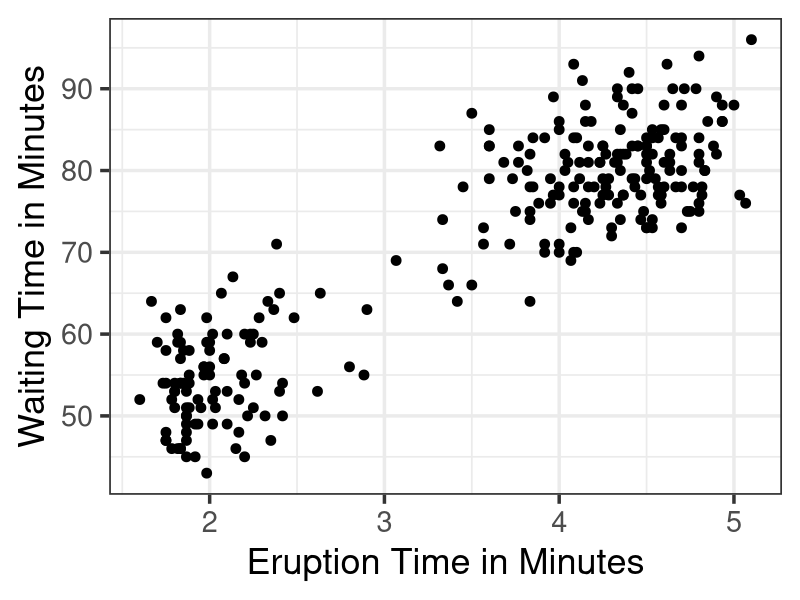
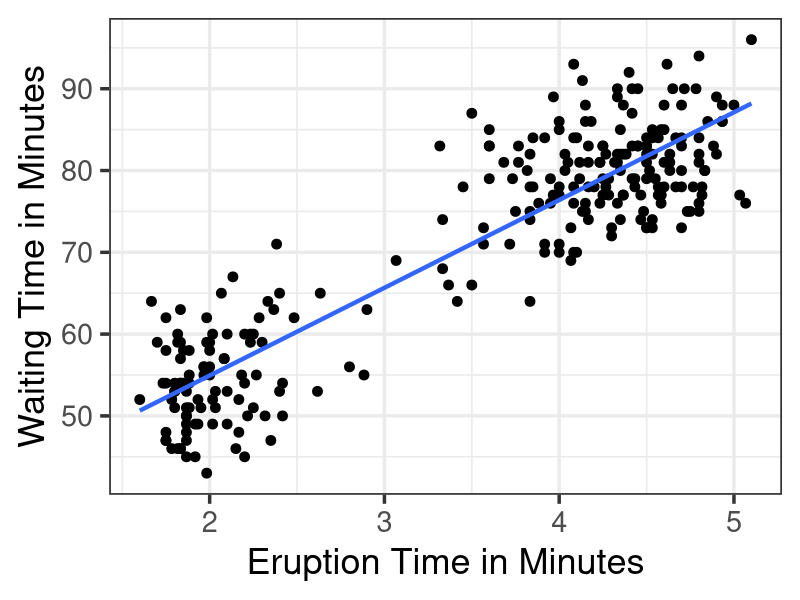
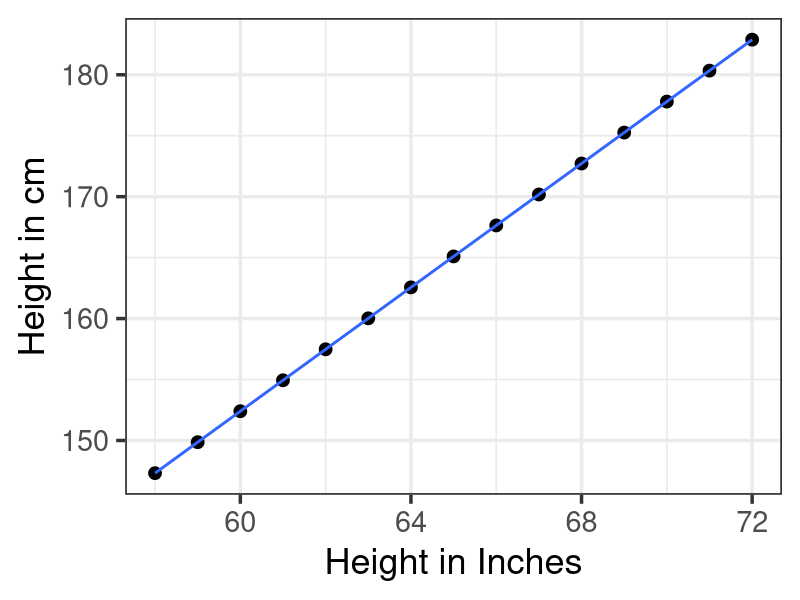
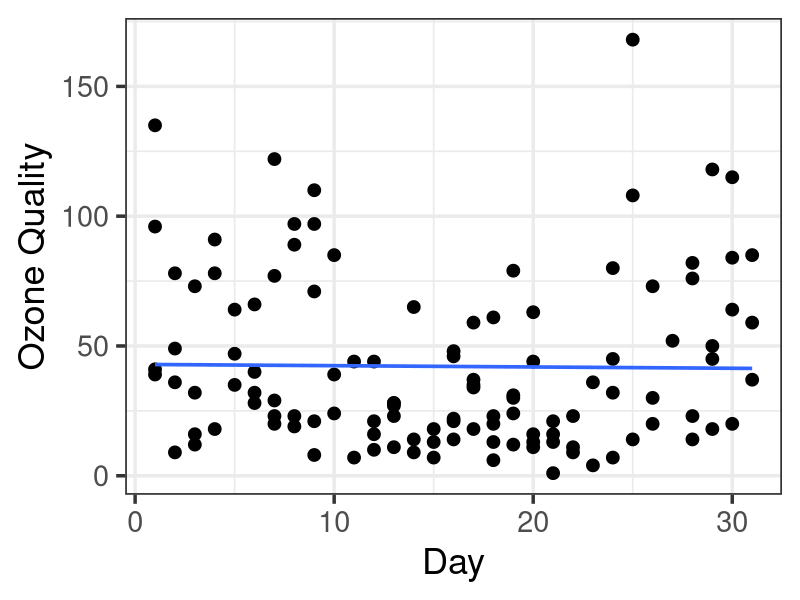
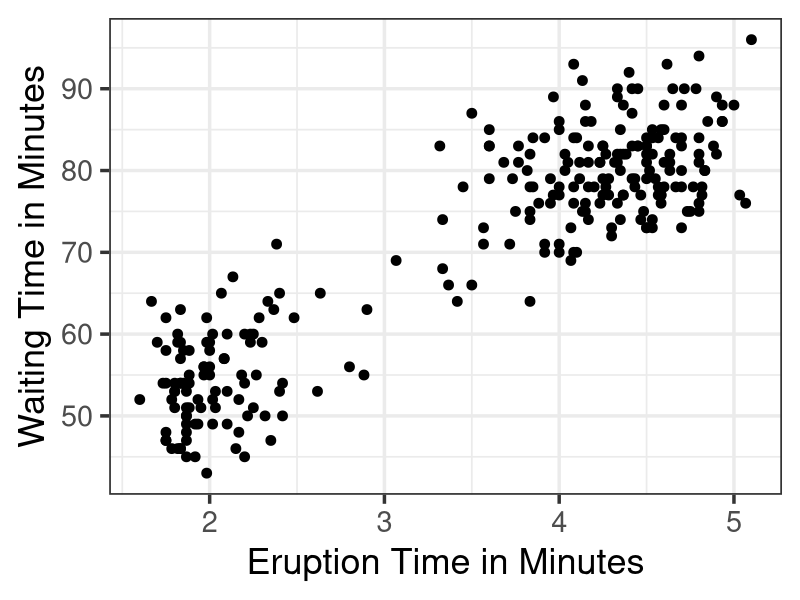

These figures' R source, in order:
## ---- chunk 1
library(ggplot2)

s <- ggplot(faithful, aes(x = eruptions, y = waiting)) + theme_bw(base_size= 26)
s + geom_point(size = 3) + xlab("Eruption Time in Minutes") + ylab("Waiting Time in Minutes")
## ---- chunk 2
s + geom_point(size = 3) + xlab("Eruption Time in Minutes") + ylab("Waiting Time in Minutes") + stat_smooth(method = "lm", se = FALSE, size = 1.5)
## ---- chunk 3
women$heightcm <- women$height * 2.54
s <- ggplot(women, aes(x = height, y = heightcm)) + theme_bw(base_size=26)
s + geom_point(size = 4) + xlab("Height in Inches") + ylab("Height in cm") + stat_smooth(method = "lm", size = 1, se = FALSE)
## ---- chunk 4
s <- ggplot(airquality, aes(x = Day, y = Ozone)) + theme_bw(base_size=26)
s + geom_point(size = 4) + xlab("Day") + ylab("Ozone Quality") + stat_smooth(method = "lm", size = 1.25, se = FALSE)
## ---- chunk 5
s <- ggplot(faithful, aes(x = eruptions, y = waiting)) + theme_bw(base_size= 26)
s + geom_point(size = 3) + xlab("Eruption Time in Minutes") + ylab("Waiting Time in Minutes")
